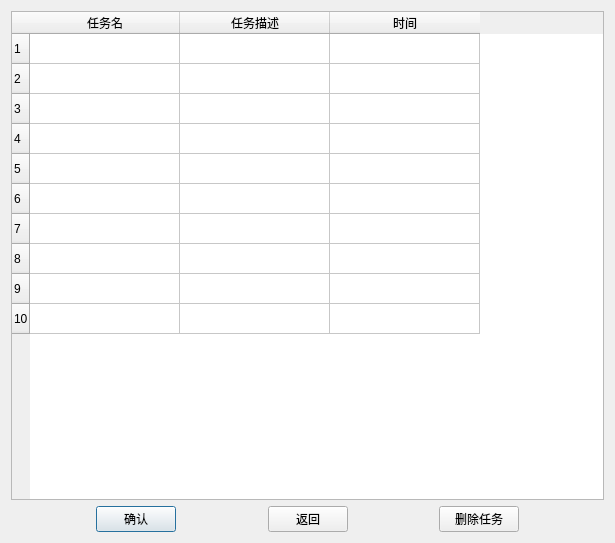
<?xml version="1.0" encoding="UTF-8"?>
<ui version="4.0">
 <class>TaskDialog</class>
 <widget class="QDialog" name="TaskDialog">
  <property name="geometry">
   <rect>
    <x>0</x>
    <y>0</y>
    <width>615</width>
    <height>543</height>
   </rect>
  </property>
  <property name="windowTitle">
   <string>TaskDialog</string>
  </property>
  <layout class="QVBoxLayout" name="verticalLayout">
   <item>
    <widget class="QTableWidget" name="biaoge">
     <property name="sizePolicy">
      <sizepolicy hsizetype="Expanding" vsizetype="Expanding">
       <horstretch>0</horstretch>
       <verstretch>0</verstretch>
      </sizepolicy>
     </property>
     <property name="rowCount">
      <number>10</number>
     </property>
     <property name="columnCount">
      <number>3</number>
     </property>
     <attribute name="horizontalHeaderCascadingSectionResizes">
      <bool>false</bool>
     </attribute>
     <attribute name="horizontalHeaderMinimumSectionSize">
      <number>30</number>
     </attribute>
     <attribute name="horizontalHeaderDefaultSectionSize">
      <number>150</number>
     </attribute>
     <attribute name="horizontalHeaderShowSortIndicator" stdset="0">
      <bool>false</bool>
     </attribute>
     <attribute name="verticalHeaderMinimumSectionSize">
      <number>23</number>
     </attribute>
     <attribute name="verticalHeaderDefaultSectionSize">
      <number>30</number>
     </attribute>
     <row/>
     <row/>
     <row/>
     <row/>
     <row/>
     <row/>
     <row/>
     <row/>
     <row/>
     <row/>
     <column>
      <property name="text">
       <string>任务名</string>
      </property>
     </column>
     <column>
      <property name="text">
       <string>任务描述</string>
      </property>
     </column>
     <column>
      <property name="text">
       <string>时间</string>
      </property>
     </column>
    </widget>
   </item>
   <item>
    <layout class="QHBoxLayout" name="horizontalLayout">
     <item>
      <spacer name="horizontalSpacer_4">
       <property name="orientation">
        <enum>Qt::Horizontal</enum>
       </property>
       <property name="sizeHint" stdset="0">
        <size>
         <width>40</width>
         <height>20</height>
        </size>
       </property>
      </spacer>
     </item>
     <item>
      <widget class="QPushButton" name="queren">
       <property name="text">
        <string>确认</string>
       </property>
      </widget>
     </item>
     <item>
      <spacer name="horizontalSpacer_3">
       <property name="orientation">
        <enum>Qt::Horizontal</enum>
       </property>
       <property name="sizeHint" stdset="0">
        <size>
         <width>40</width>
         <height>20</height>
        </size>
       </property>
      </spacer>
     </item>
     <item>
      <widget class="QPushButton" name="fanhui">
       <property name="text">
        <string>返回</string>
       </property>
      </widget>
     </item>
     <item>
      <spacer name="horizontalSpacer_2">
       <property name="orientation">
        <enum>Qt::Horizontal</enum>
       </property>
       <property name="sizeHint" stdset="0">
        <size>
         <width>40</width>
         <height>20</height>
        </size>
       </property>
      </spacer>
     </item>
     <item>
      <widget class="QPushButton" name="shanchurenwu">
       <property name="text">
        <string>删除任务</string>
       </property>
      </widget>
     </item>
     <item>
      <spacer name="horizontalSpacer">
       <property name="orientation">
        <enum>Qt::Horizontal</enum>
       </property>
       <property name="sizeHint" stdset="0">
        <size>
         <width>40</width>
         <height>20</height>
        </size>
       </property>
      </spacer>
     </item>
    </layout>
   </item>
  </layout>
 </widget>
 <resources/>
 <connections>
  <connection>
   <sender>fanhui</sender>
   <signal>clicked()</signal>
   <receiver>TaskDialog</receiver>
   <slot>close()</slot>
   <hints>
    <hint type="sourcelabel">
     <x>346</x>
     <y>395</y>
    </hint>
    <hint type="destinationlabel">
     <x>251</x>
     <y>208</y>
    </hint>
   </hints>
  </connection>
 </connections>
</ui>
